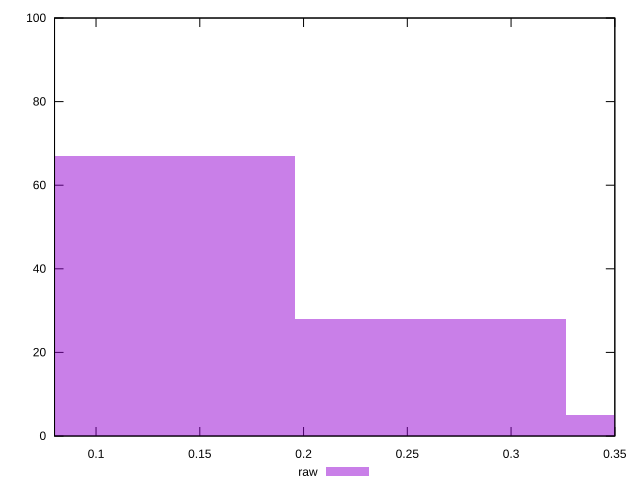

Here is the gnuplot script that generated this plot:
reset

$raw <<EOF
0.13055775429939762 67
0.26111550859879523 28
0.3916732628981928 5
EOF

set key outside below
set boxwidth 0.13055775429939762
set xrange [0.08:0.35]
set yrange [0:100]
set trange [0:100]
set style fill transparent solid 0.5 noborder
set terminal svg size 640, 490 enhanced background rgb 'white'
set output "report_00015_2021-02-09T16-11-33.973Z/meta/score/samples/pages/raw/histogram.svg"

plot $raw title "raw" with boxes

reset
